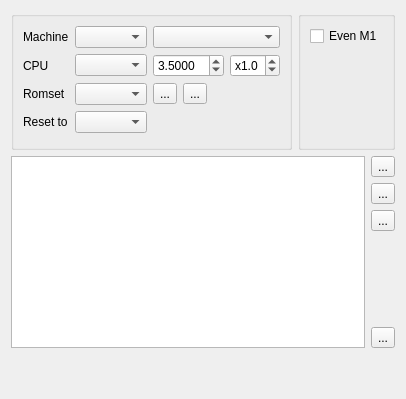
       <widget class="QWidget" name="tab1">
        <attribute name="icon">
         <iconset>
          <normalon>:/images/computer.png</normalon>
         </iconset>
        </attribute>
        <attribute name="title">
         <string>Machine</string>
        </attribute>
        <layout class="QVBoxLayout" name="verticalLayout_39" stretch="0,0,10">
         <item>
          <layout class="QHBoxLayout" name="horizontalLayout_9" stretch="10,0">
           <item>
            <widget class="QGroupBox" name="archArchGBox">
             <layout class="QGridLayout" name="gridLayout" columnstretch="0,10,0">
              <item row="3" column="0">
               <widget class="QLabel" name="label_42">
                <property name="text">
                 <string>Reset to</string>
                </property>
               </widget>
              </item>
              <item row="3" column="1">
               <widget class="QComboBox" name="resbox"/>
              </item>
              <item row="0" column="0">
               <widget class="QLabel" name="label">
                <property name="text">
                 <string>Machine</string>
                </property>
               </widget>
              </item>
              <item row="0" column="1">
               <widget class="QComboBox" name="machbox"/>
              </item>
              <item row="2" column="1">
               <widget class="QComboBox" name="rsetbox"/>
              </item>
              <item row="2" column="0">
               <widget class="QLabel" name="label_2">
                <property name="text">
                 <string>Romset</string>
                </property>
               </widget>
              </item>
              <item row="4" column="1">
               <spacer name="verticalSpacer_21">
                <property name="orientation">
                 <enum>Qt::Vertical</enum>
                </property>
                <property name="sizeHint" stdset="0">
                 <size>
                  <width>20</width>
                  <height>5</height>
                 </size>
                </property>
               </spacer>
              </item>
              <item row="2" column="2">
               <layout class="QHBoxLayout" name="horizontalLayout_2">
                <item>
                 <widget class="QToolButton" name="addrset">
                  <property name="text">
                   <string>...</string>
                  </property>
                  <property name="icon">
                   <iconset resource="../xpeccy.qrc">
                    <normaloff>:/images/add.png</normaloff>:/images/add.png</iconset>
                  </property>
                 </widget>
                </item>
                <item>
                 <widget class="QToolButton" name="rmrset">
                  <property name="text">
                   <string>...</string>
                  </property>
                  <property name="icon">
                   <iconset resource="../xpeccy.qrc">
                    <normaloff>:/images/cancel.png</normaloff>:/images/cancel.png</iconset>
                  </property>
                 </widget>
                </item>
                <item>
                 <spacer name="horizontalSpacer_2">
                  <property name="orientation">
                   <enum>Qt::Horizontal</enum>
                  </property>
                  <property name="sizeHint" stdset="0">
                   <size>
                    <width>40</width>
                    <height>20</height>
                   </size>
                  </property>
                 </spacer>
                </item>
               </layout>
              </item>
              <item row="0" column="2">
               <widget class="QComboBox" name="mszbox"/>
              </item>
              <item row="1" column="0">
               <widget class="QLabel" name="label_37">
                <property name="text">
                 <string>CPU</string>
                </property>
               </widget>
              </item>
              <item row="1" column="1">
               <widget class="QComboBox" name="cbCpu"/>
              </item>
              <item row="1" column="2">
               <layout class="QHBoxLayout" name="horizontalLayout_18">
                <item>
                 <widget class="QDoubleSpinBox" name="sbFreq">
                  <property name="toolTip">
                   <string>Base frequence, it affect fps if video using same freq.generator</string>
                  </property>
                  <property name="decimals">
                   <number>4</number>
                  </property>
                  <property name="minimum">
                   <double>0.500000000000000</double>
                  </property>
                  <property name="maximum">
                   <double>14.000000000000000</double>
                  </property>
                  <property name="singleStep">
                   <double>0.010000000000000</double>
                  </property>
                  <property name="value">
                   <double>3.500000000000000</double>
                  </property>
                 </widget>
                </item>
                <item>
                 <widget class="QDoubleSpinBox" name="sbMult">
                  <property name="toolTip">
                   <string>Multiplier for CPU freq.</string>
                  </property>
                  <property name="prefix">
                   <string>x</string>
                  </property>
                  <property name="decimals">
                   <number>1</number>
                  </property>
                  <property name="minimum">
                   <double>0.100000000000000</double>
                  </property>
                  <property name="maximum">
                   <double>8.000000000000000</double>
                  </property>
                  <property name="singleStep">
                   <double>0.100000000000000</double>
                  </property>
                  <property name="value">
                   <double>1.000000000000000</double>
                  </property>
                 </widget>
                </item>
               </layout>
              </item>
             </layout>
            </widget>
           </item>
           <item>
            <widget class="QGroupBox" name="archOptGBox">
             <layout class="QVBoxLayout" name="verticalLayout_26" stretch="0,0">
              <item>
               <widget class="QCheckBox" name="scrpwait">
                <property name="enabled">
                 <bool>true</bool>
                </property>
                <property name="toolTip">
                 <string>ZS Scorpion: opcode fetch starts at even T-state</string>
                </property>
                <property name="text">
                 <string>Even M1</string>
                </property>
                <property name="checkable">
                 <bool>true</bool>
                </property>
               </widget>
              </item>
              <item>
               <spacer name="verticalSpacer_18">
                <property name="orientation">
                 <enum>Qt::Vertical</enum>
                </property>
                <property name="sizeHint" stdset="0">
                 <size>
                  <width>20</width>
                  <height>5</height>
                 </size>
                </property>
               </spacer>
              </item>
             </layout>
            </widget>
           </item>
          </layout>
         </item>
         <item>
          <layout class="QHBoxLayout" name="horizontalLayout_19">
           <item>
            <widget class="QTableView" name="tvRomset">
             <property name="enabled">
              <bool>true</bool>
             </property>
             <property name="editTriggers">
              <set>QAbstractItemView::NoEditTriggers</set>
             </property>
             <property name="alternatingRowColors">
              <bool>true</bool>
             </property>
             <property name="selectionMode">
              <enum>QAbstractItemView::SingleSelection</enum>
             </property>
             <property name="selectionBehavior">
              <enum>QAbstractItemView::SelectRows</enum>
             </property>
             <property name="gridStyle">
              <enum>Qt::DotLine</enum>
             </property>
             <attribute name="horizontalHeaderMinimumSectionSize">
              <number>32</number>
             </attribute>
             <attribute name="horizontalHeaderDefaultSectionSize">
              <number>32</number>
             </attribute>
             <attribute name="horizontalHeaderStretchLastSection">
              <bool>true</bool>
             </attribute>
             <attribute name="verticalHeaderVisible">
              <bool>false</bool>
             </attribute>
             <attribute name="verticalHeaderMinimumSectionSize">
              <number>17</number>
             </attribute>
             <attribute name="verticalHeaderDefaultSectionSize">
              <number>17</number>
             </attribute>
            </widget>
           </item>
           <item>
            <layout class="QVBoxLayout" name="verticalLayout_37">
             <item>
              <widget class="QToolButton" name="tbAddRom">
               <property name="text">
                <string>...</string>
               </property>
               <property name="icon">
                <iconset resource="../xpeccy.qrc">
                 <normaloff>:/images/add.png</normaloff>:/images/add.png</iconset>
               </property>
              </widget>
             </item>
             <item>
              <widget class="QToolButton" name="tbEditRom">
               <property name="text">
                <string>...</string>
               </property>
               <property name="icon">
                <iconset resource="../xpeccy.qrc">
                 <normaloff>:/images/edit.png</normaloff>:/images/edit.png</iconset>
               </property>
              </widget>
             </item>
             <item>
              <widget class="QToolButton" name="tbPreset">
               <property name="text">
                <string>...</string>
               </property>
               <property name="icon">
                <iconset resource="../xpeccy.qrc">
                 <normaloff>:/images/lamp.png</normaloff>:/images/lamp.png</iconset>
               </property>
              </widget>
             </item>
             <item>
              <spacer name="verticalSpacer_13">
               <property name="orientation">
                <enum>Qt::Vertical</enum>
               </property>
               <property name="sizeHint" stdset="0">
                <size>
                 <width>20</width>
                 <height>40</height>
                </size>
               </property>
              </spacer>
             </item>
             <item>
              <widget class="QToolButton" name="tbDelRom">
               <property name="text">
                <string>...</string>
               </property>
               <property name="icon">
                <iconset resource="../xpeccy.qrc">
                 <normaloff>:/images/cancel.png</normaloff>:/images/cancel.png</iconset>
               </property>
              </widget>
             </item>
            </layout>
           </item>
          </layout>
         </item>
         <item>
          <spacer name="verticalSpacer_19">
           <property name="orientation">
            <enum>Qt::Vertical</enum>
           </property>
           <property name="sizeHint" stdset="0">
            <size>
             <width>20</width>
             <height>40</height>
            </size>
           </property>
          </spacer>
         </item>
        </layout>
       </widget>
